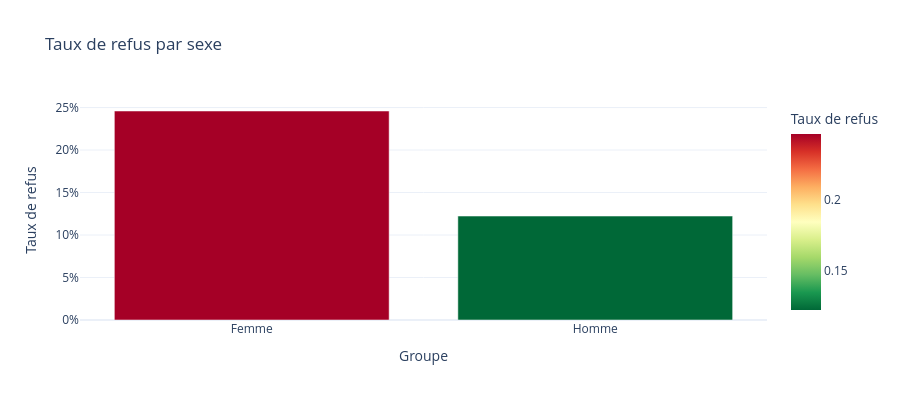

The notebook cell saved with this chart:
### Code cell
# Taux de refus par sexe
refusal_sex = pd.DataFrame({'Sexe': sensitive_sex, 'Refuse': y_pred})
refusal_rate = refusal_sex.groupby('Sexe')['Refuse'].mean().reset_index()
refusal_rate.columns = ['Groupe', 'Taux_Refus']

fig = px.bar(refusal_rate, x='Groupe', y='Taux_Refus',
    title='Taux de refus par sexe',
    labels={'Taux_Refus': 'Taux de refus'},
    color='Taux_Refus', color_continuous_scale='RdYlGn_r',
    template='plotly_white', height=400)
fig.update_layout(yaxis_tickformat='.0%')
fig.show()
fig.write_image(ASSETS / '09_biais_sexe.png', scale=2)

### Figure 1 — Plotly figure (JSON) as saved in the notebook; plotly's stock layout.template omitted (floating-point values rounded to 4 significant figures)
{"data": [{"hovertemplate": "Groupe=%{x}<br>Taux de refus=%{marker.color}<extra></extra>", "legendgroup": "", "marker": {"color": [0.2459, 0.1223], "coloraxis": "coloraxis", "pattern": {"shape": ""}}, "name": "", "orientation": "v", "showlegend": false, "textposition": "auto", "type": "bar", "x": ["Femme", "Homme"], "xaxis": "x", "y": [0.2459, 0.1223], "yaxis": "y"}], "layout": {"barmode": "relative", "coloraxis": {"colorbar": {"title": {"text": "Taux de refus"}}, "colorscale": [[0, "rgb(0,104,55)"], [0.1, "rgb(26,152,80)"], [0.2, "rgb(102,189,99)"], [0.3, "rgb(166,217,106)"], [0.4, "rgb(217,239,139)"], [0.5, "rgb(255,255,191)"], [0.6, "rgb(254,224,139)"], [0.7, "rgb(253,174,97)"], [0.8, "rgb(244,109,67)"], [0.9, "rgb(215,48,39)"], [1, "rgb(165,0,38)"]]}, "height": 400, "legend": {"tracegroupgap": 0}, "title": {"text": "Taux de refus par sexe"}, "xaxis": {"anchor": "y", "domain": [0, 1], "title": {"text": "Groupe"}}, "yaxis": {"anchor": "x", "domain": [0, 1], "tickformat": ".0%", "title": {"text": "Taux de refus"}}}}
